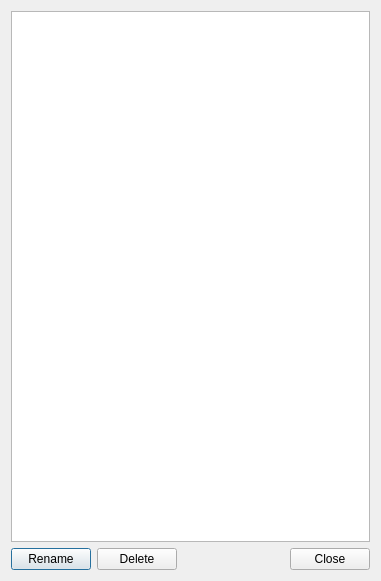
<?xml version="1.0" encoding="UTF-8"?>
<ui version="4.0">
 <class>TagEditor</class>
 <widget class="QDialog" name="TagEditor">
  <property name="geometry">
   <rect>
    <x>0</x>
    <y>0</y>
    <width>381</width>
    <height>581</height>
   </rect>
  </property>
  <property name="windowTitle">
   <string>Dialog</string>
  </property>
  <layout class="QVBoxLayout" name="verticalLayout">
   <item>
    <widget class="TagTreeView" name="treeView"/>
   </item>
   <item>
    <layout class="QHBoxLayout" name="horizontalLayout">
     <item>
      <widget class="QPushButton" name="buttonRename">
       <property name="text">
        <string>Rename</string>
       </property>
      </widget>
     </item>
     <item>
      <widget class="QPushButton" name="buttonDelete">
       <property name="text">
        <string>Delete</string>
       </property>
      </widget>
     </item>
     <item>
      <spacer name="horizontalSpacer">
       <property name="orientation">
        <enum>Qt::Horizontal</enum>
       </property>
       <property name="sizeHint" stdset="0">
        <size>
         <width>40</width>
         <height>20</height>
        </size>
       </property>
      </spacer>
     </item>
     <item>
      <widget class="QDialogButtonBox" name="buttonBox">
       <property name="orientation">
        <enum>Qt::Horizontal</enum>
       </property>
       <property name="standardButtons">
        <set>QDialogButtonBox::Close</set>
       </property>
      </widget>
     </item>
    </layout>
   </item>
  </layout>
 </widget>
 <customwidgets>
  <customwidget>
   <class>TagTreeView</class>
   <extends>QTreeView</extends>
   <header>FilterTree</header>
  </customwidget>
 </customwidgets>
 <resources/>
 <connections>
  <connection>
   <sender>buttonBox</sender>
   <signal>accepted()</signal>
   <receiver>TagEditor</receiver>
   <slot>accept()</slot>
   <hints>
    <hint type="sourcelabel">
     <x>248</x>
     <y>254</y>
    </hint>
    <hint type="destinationlabel">
     <x>157</x>
     <y>274</y>
    </hint>
   </hints>
  </connection>
  <connection>
   <sender>buttonBox</sender>
   <signal>rejected()</signal>
   <receiver>TagEditor</receiver>
   <slot>reject()</slot>
   <hints>
    <hint type="sourcelabel">
     <x>316</x>
     <y>260</y>
    </hint>
    <hint type="destinationlabel">
     <x>286</x>
     <y>274</y>
    </hint>
   </hints>
  </connection>
 </connections>
</ui>
